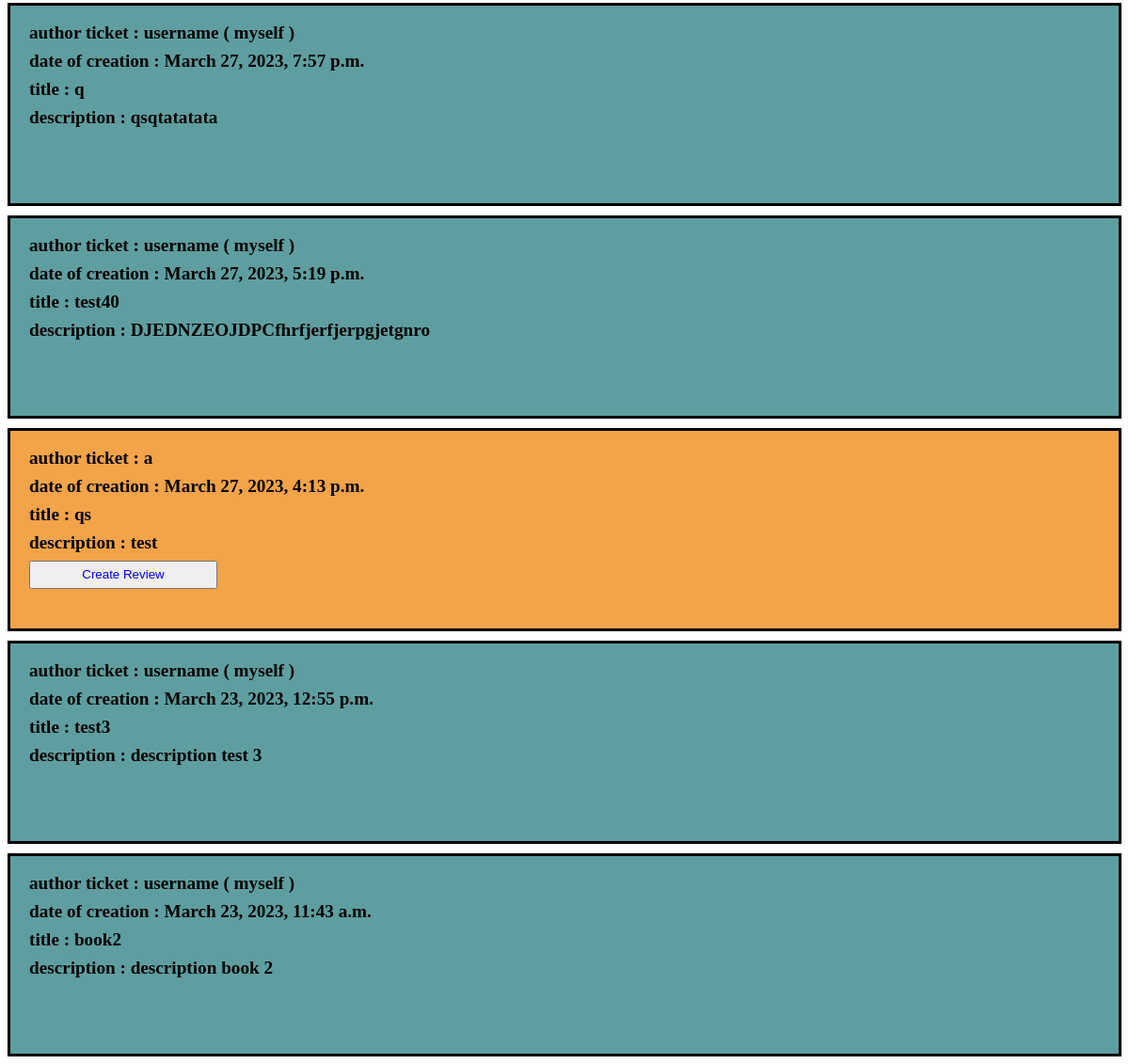
/dashboard/flux (signed in, lower part), run on an earlier commit of the app's database.
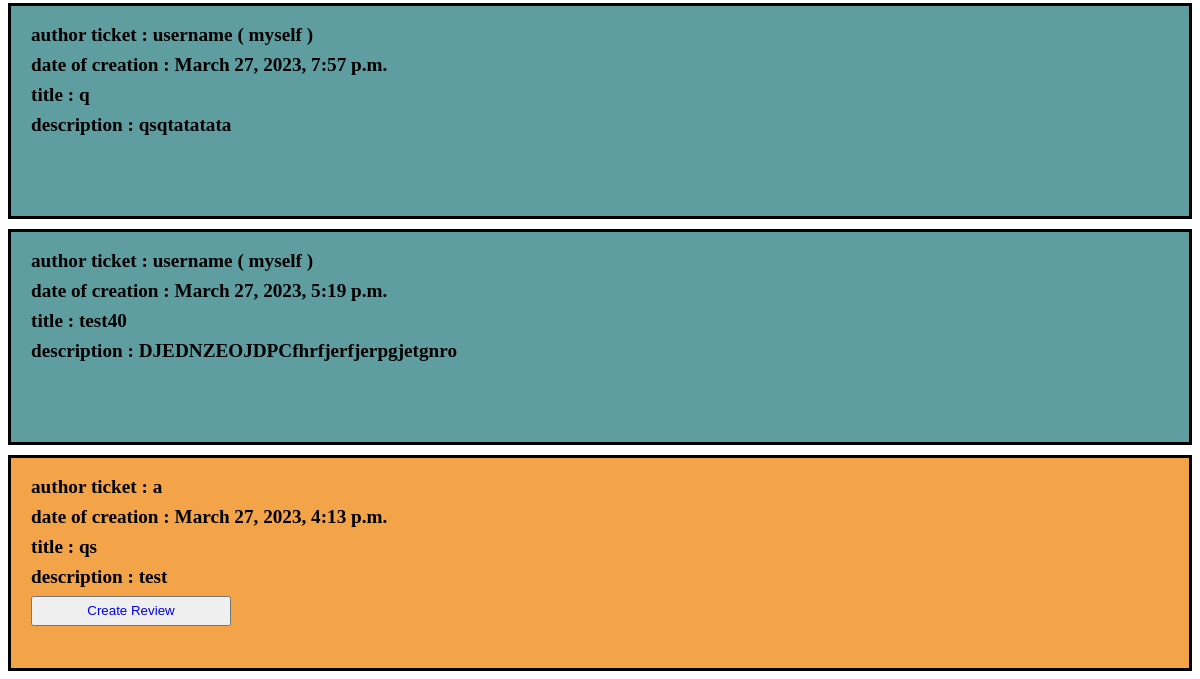
And on a later commit of the database.
### reviews/models.py (models this page shows, shortened)
class Ticket(models.Model):
    title = models.CharField(max_length=128)
    slug = models.SlugField(max_length=128)
    description = models.TextField(max_length=2048, blank=True)
    user = models.ForeignKey(to=settings.AUTH_USER_MODEL, on_delete=models.CASCADE)
    image = models.ImageField(null=True, blank=True, upload_to='images')
    time_created = models.DateTimeField(auto_now_add=True)

### accounts/models.py (models this page shows, shortened)
class CustomUser(AbstractUser):
    pass

### reviews/views.py (the view)
# urls.py: path("flux", main, name="reviews-main"),
@login_required
def main(request):
    list_review_personal = []
    ticket_no_comment = []
    review_final = []
    ticket_final = []
    list_review_ticket_id = []
    list_id_followed_users = []
    list_id_review_followed_user = []
    list_id_ticket_followed_user = []
    listfinal = []
    followed_user = UserFollows.objects.filter(user=request.user)
    review = Review.objects.filter(user=request.user)
    tickets = Ticket.objects.filter(user=request.user)
    for i in review:
        list_review_personal.append(i)
        listfinal.append(i)
    for i in range(len(review)):
        a = review[i].ticket_id
        list_review_ticket_id.append(a)
    for tick in tickets:
        if tick.id not in list_review_ticket_id:
            ticket_no_comment.append(tick)
            listfinal.append(tick)
    for i in followed_user:
        list_id_followed_users.append(i.followed_user_id)
    review_all_user = Review.objects.all()
    for i in review_all_user:
        if i.user_id in list_id_followed_users:
            list_id_review_followed_user.append(i.id)
    for i in list_id_review_followed_user:
        reviews = Review.objects.filter(id__in=[i])
        for z in reviews:
            review_final.append(z)
            listfinal.append(z)
    ticket_all_user = Ticket.objects.all()
    for i in ticket_all_user:
        if i.user_id in list_id_followed_users:
            list_id_ticket_followed_user.append(i.id)
    for i in list_id_ticket_followed_user:
        tickets = Ticket.objects.filter(id__in=[i])
        for z in tickets:
            ticket_final.append(z)
            listfinal.append(z)
    sorted_listfinal = sorted(listfinal, key=lambda post: post.time_created, reverse=True)
    context = {"f": review_final, "ff": ticket_final, "r": list_review_personal, "rr": ticket_no_comment, "ss": sorted_listfinal}
    return render(request, "reviews/flux.html", context)

### reviews/templates/reviews/flux.html (shortened to what this page needs)
{% extends 'base.html' %}
{% block content %}
{% for post in ss %}
    {% if post in ff %}
        <article class="ticket ticket_followed_user">
            <div class="s"> author ticket : {{ post.user.username }}</div>
            <div class="s">date of creation : {{ post.time_created }}</div>
            <div class="s">title : {{ post.title }}</div>
            <div class="s">description : {{ post.description }}</div>
            <button class="s  btn_ticket_followed"><a href="{% url 'reviews-respond_ticket' post.id %}">Create Review</a></button>
        </article>
    {% elif post in rr %}
        <article class="ticket ticket_user">
            <div class="s"> author ticket : {{ post.user.username }} ( myself )</div>
            <div class="s">date of creation : {{ post.time_created }}</div>
            <div class="s">title : {{ post.title }}</div>
            <div class="s">description : {{ post.description }}</div>
        </article>
    {% endif %}
{%  endfor %}
{% endblock %}

### templates/base.html (shortened to what this page needs)
{% load static %}
<!DOCTYPE html>
<html lang="en">
<head>
    <link rel="stylesheet" type="text/css" href="{% static 'css/nav_bar.css' %}">
    <link rel="stylesheet" type="text/css" href="{% static 'css/create_ticket_review.css' %}">
    <link rel="stylesheet" type="text/css" href="{% static 'css/edit_ticket_review.css' %}">
    <link rel="stylesheet" type="text/css" href="{% static 'css/flux.css' %}">
    <link rel="stylesheet" type="text/css" href="{% static 'css/posts.css' %}">
    <link rel="stylesheet" type="text/css" href="{% static 'css/subscriptions.css' %}">
    <link rel="stylesheet" type="text/css" href="{% static 'css/respond_ticket.css' %}">
</head>
<body>
{% block content %}{% endblock %}
</body>
</html>

### reviews/static/css/nav_bar.css (style rules this page uses)
a:link { text-decoration: none; }

### reviews/static/css/flux.css (style rules this page uses)
.ticket { margin-top: 10px; border: solid black; height: 200px }
.ticket_followed_user { padding-top: 10px; padding-left: 20px; font-size: larger; font-weight: bold; background-color: rgb(243, 163, 72) }
.ticket_user { background-color: cadetblue; padding-top: 10px; padding-left: 20px; font-size: larger; font-weight: bold; }
.btn_ticket_followed { width: 200px; height: 30px; }

What changed in the data, as far as the page shows it:
removed Ticket: user.username "username", time_created "March 23, 2023, 12:55 p.m.", title "test3", description "description test 3"
removed Ticket: user.username "username", time_created "March 23, 2023, 11:43 a.m.", title "book2", description "description book 2"
